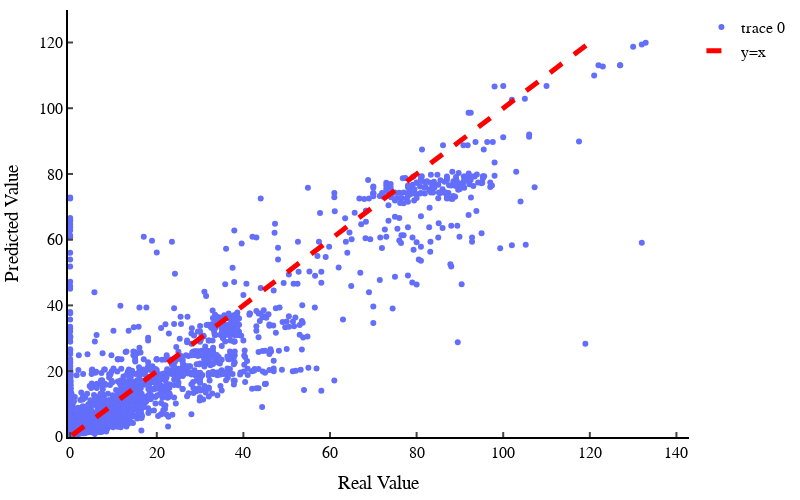

The notebook cell this image was saved under:
### Markdown cell above
Average Hyper Paramters:
- n_estimators         135.0
- max_depth             11.0
- min_samples_split      2.6
- min_samples_leaf       1.2
- max_features           sqrt

### Code cell
best_model = regressor_df_all.iloc[regressor_df_all["r2"].idxmax()]["model"]
predicted_tc = best_model.predict(df_features_all)

plot_predicted_vs_actual(target_tc, predicted_tc, df_MP)

### Figure 1 — Plotly figure (JSON) as saved in the notebook; plotly's stock layout.template omitted (floating-point values rounded to 4 significant figures; data arrays with more than 128 entries replaced by an {"elided": "..."} marker saying what was removed)
{"data": [{"hoverinfo": "text", "mode": "markers", "text": {"elided": "5773 str values"}, "type": "scatter", "x": {"elided": "5773 float values"}, "y": {"elided": "5773 float values"}}, {"line": {"color": "red", "dash": "dash", "width": 5}, "mode": "lines", "name": "y=x", "type": "scatter", "x": [0.4549, 1.661, 2.868, 4.074, 5.281, 6.487, 7.693, 8.9, 10.11, 11.31, 12.52, 13.73, 14.93, 16.14, 17.34, 18.55, 19.76, 20.96, 22.17, 23.38, 24.58, 25.79, 27.0, 28.2, 29.41, 30.62, 31.82, 33.03, 34.23, 35.44, 36.65, 37.85, 39.06, 40.27, 41.47, 42.68, 43.89, 45.09, 46.3, 47.51, 48.71, 49.92, 51.12, 52.33, 53.54, 54.74, 55.95, 57.16, 58.36, 59.57, 60.78, 61.98, 63.19, 64.4, 65.6, 66.81, 68.01, 69.22, 70.43, 71.63, 72.84, 74.05, 75.25, 76.46, 77.67, 78.87, 80.08, 81.29, 82.49, 83.7, 84.9, 86.11, 87.32, 88.52, 89.73, 90.94, 92.14, 93.35, 94.56, 95.76, 96.97, 98.18, 99.38, 100.6, 101.8, 103.0, 104.2, 105.4, 106.6, 107.8, 109.0, 110.2, 111.4, 112.7, 113.9, 115.1, 116.3, 117.5, 118.7, 119.9], "y": [0.4549, 1.661, 2.868, 4.074, 5.281, 6.487, 7.693, 8.9, 10.11, 11.31, 12.52, 13.73, 14.93, 16.14, 17.34, 18.55, 19.76, 20.96, 22.17, 23.38, 24.58, 25.79, 27.0, 28.2, 29.41, 30.62, 31.82, 33.03, 34.23, 35.44, 36.65, 37.85, 39.06, 40.27, 41.47, 42.68, 43.89, 45.09, 46.3, 47.51, 48.71, 49.92, 51.12, 52.33, 53.54, 54.74, 55.95, 57.16, 58.36, 59.57, 60.78, 61.98, 63.19, 64.4, 65.6, 66.81, 68.01, 69.22, 70.43, 71.63, 72.84, 74.05, 75.25, 76.46, 77.67, 78.87, 80.08, 81.29, 82.49, 83.7, 84.9, 86.11, 87.32, 88.52, 89.73, 90.94, 92.14, 93.35, 94.56, 95.76, 96.97, 98.18, 99.38, 100.6, 101.8, 103.0, 104.2, 105.4, 106.6, 107.8, 109.0, 110.2, 111.4, 112.7, 113.9, 115.1, 116.3, 117.5, 118.7, 119.9]}], "layout": {"font": {"color": "black", "family": "Helvetica", "size": 16}, "height": 500, "margin": {"b": 10, "l": 10, "r": 10, "t": 10}, "paper_bgcolor": "white", "plot_bgcolor": "white", "width": 800, "xaxis": {"linecolor": "black", "linewidth": 2, "range": [-0.5, 142.9], "showline": true, "ticklen": 5, "ticks": "inside", "tickwidth": 2, "title": {"text": "Real Value"}}, "yaxis": {"linecolor": "black", "linewidth": 2, "range": [-0.04509, 129.9], "showline": true, "ticklen": 5, "ticks": "inside", "tickwidth": 2, "title": {"text": "Predicted Value"}}}}
